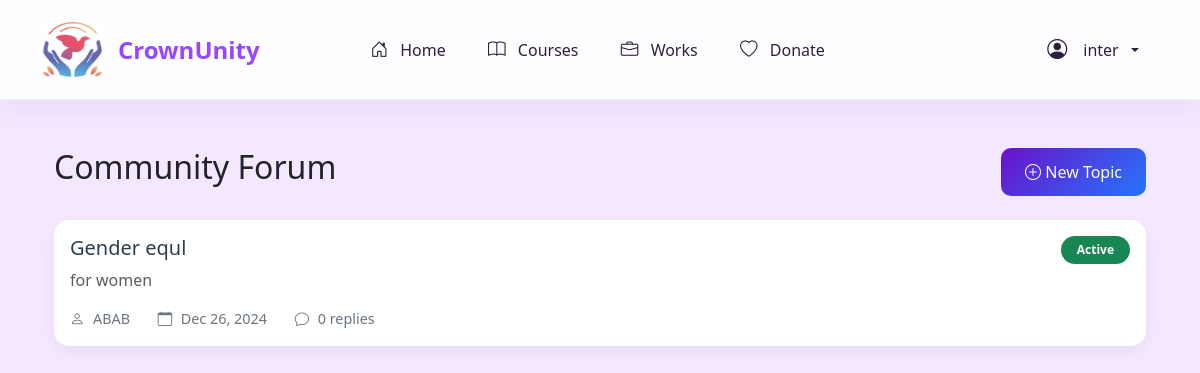
The page /forum/ (signed in) on the database its author committed.
### gender/models.py (models this page shows)
class User(AbstractUser):
    ROLES = (
        ('admin', 'Administrator'),
        ('user', 'User'),
        ('volunteer', 'Volunteer'),
        ('donor', 'Donor'),
    )
    phone = models.CharField(max_length=20, blank=True)
    role = models.CharField(max_length=10, choices=ROLES, default='user')
    registration_date = models.DateTimeField(default=timezone.now)

class ForumTopic(models.Model):
    author = models.ForeignKey(User, on_delete=models.CASCADE)
    title = models.CharField(max_length=200)
    content = models.TextField()
    creation_date = models.DateTimeField(auto_now_add=True)
    replies_count = models.IntegerField(default=0)

### gender/views.py (the view)
# urls.py: path('forum/', ForumListView.as_view(), name='forum_list'),
class ForumListView(LoginRequiredMixin, ListView):
    model = ForumTopic
    template_name = 'gender/forum_list.html'
    context_object_name = 'topics'
    def get_queryset(self):
        return ForumTopic.objects.all().order_by('-creation_date')

### gender/templates/gender/forum_list.html (shortened to what this page needs)
{% extends 'gender/base.html' %}
{% load django_bootstrap5 %}
{% block content %}
<div class="container mt-5">
    <div class="row mb-4">
        <div class="col-md-8">
            <h2>Community Forum</h2>
        </div>
        <div class="col-md-4 text-md-end">
            <a href="{% url 'forum_create' %}" class="btn btn-primary">
                <i class="bi bi-plus-circle"></i> New Topic
            </a>
        </div>
    </div>
    <div class="row">
        <div class="col-12">
            {% for topic in topics %}
            <div class="card forum-card mb-3">
                <div class="card-body">
                    <div class="d-flex justify-content-between align-items-start">
                        <div>
                            <h5 class="card-title">{{ topic.title }}</h5>
                            <p class="card-text text-muted">{{ topic.content|truncatewords:30 }}</p>
                            <div class="topic-meta">
                                <span class="author">
                                    <i class="bi bi-person"></i> {{ topic.author.username }}
                                </span>
                                <span class="date">
                                    <i class="bi bi-calendar"></i> {{ topic.creation_date|date:"M d, Y" }}
                                </span>
                                <span class="replies">
                                    <i class="bi bi-chat"></i> {{ topic.replies_count }} replies
                                </span>
                            </div>
                        </div>
                        <div class="topic-status">
                            <span class="badge bg-success">Active</span>
                        </div>
                    </div>
                </div>
            </div>
            {% endfor %}
        </div>
    </div>
</div>
{% endblock %}

### gender/templates/gender/base.html (shortened to what this page needs)
<!DOCTYPE html>
<html lang="en">
<head>
    {% load static %}
    {% load django_bootstrap5 %}
    {% bootstrap_css %}
    <link rel="stylesheet" href="https://cdn.jsdelivr.net/npm/bootstrap-icons@1.11.3/font/bootstrap-icons.min.css">
</head>
<body>
    <nav class="navbar navbar-expand-lg">
        <div class="container">
            <a class="navbar-brand" href="{% url 'landing' %}">
                <img style="height:55px;width: 60px;" src="{% static "gender/logo.jpg" %}" alt="">
                <p> </p>CrownUnity
            </a>
            <div class="collapse navbar-collapse" id="navbarNav">
                {% if user.is_authenticated %}
                <ul class="navbar-nav">
                    <li class="nav-item">
                        <a class="nav-link" href="{% url 'home' %}">
                            <i class="bi bi-house-door"></i> Home
                        </a>
                    </li>
                    <li class="nav-item">
                        <a class="nav-link {% if request.resolver_match.url_name == 'courses' %}active{% endif %}"
                           href="{% url 'courses' %}">
                            <i class="bi bi-book"></i> Courses
                        </a>
                    </li>
                    <li class="nav-item">
                        <a class="nav-link {% if request.resolver_match.url_name == 'work_list' %}active{% endif %}"
                           href="{% url 'work_list' %}">
                            <i class="bi bi-briefcase"></i> Works
                        </a>
                    </li>
                    <li class="nav-item">
                        <a class="nav-link" href="{% url 'donate' %}">
                            <i class="bi bi-heart"></i> Donate
                        </a>
                    </li>
                </ul>
                {% endif %}
                <div class="nav-auth-buttons">
                    {% if user.is_authenticated %}
                        <div class="nav-item dropdown profile-dropdown">
                            <a class="nav-link dropdown-toggle" href="#" id="navbarDropdown" role="button" data-bs-toggle="dropdown" aria-expanded="false">
                                <i class="bi bi-person-circle fs-5"></i>
                                <span>{{ user.username }}</span>
                            </a>
                        </div>
                    {% endif %}
                </div>
            </div>
        </div>
    </nav>
    <div class="container mt-4">
        {% block content %}{% endblock %}
    </div>
</body>
</html>

### gender/templates/gender/base.html (style rules this page uses)
:root { --primary-purple: #9747FF; --secondary-purple: #B07CFF; --light-purple: #F3E8FF; --accent-pink: #FF69B4; --text-dark: #2D1F3F; }
body { font-family: 'Segoe UI', system-ui, -apple-system, sans-serif; background-color: var(--light-purple); min-height: 100vh; top: 0 !important; }
.navbar { background: rgba(255, 255, 255, 0.9) !important; backdrop-filter: blur(10px); box-shadow: 0 4px 30px rgba(151, 71, 255, 0.1); border-bottom: 1px solid rgba(151, 71, 255, 0.1); padding: 1.5rem 0; transition: all 0.3s ease; position: relative; z-index: 1000; height: 100px; }
.navbar-brand { font-weight: 700; font-size: 1.5rem; color: var(--primary-purple) !important; display: flex; align-items: center; gap: 0.5rem; transition: all 0.3s ease; }
.nav-link { color: var(--text-dark) !important; font-weight: 500; padding: 0.5rem 1rem; border-radius: 10px; transition: all 0.3s ease; margin: 0 0.2rem; }
.nav-link i { margin-right: 0.5rem; font-size: 1.1rem; }
.nav-auth-buttons { margin-left: auto; display: flex; align-items: center; gap: 10px; position: relative; }
.profile-dropdown { position: relative; }
.profile-dropdown .nav-link { display: flex; align-items: center; gap: 0.5rem; padding: 0.5rem 1rem; border-radius: 50px; transition: all 0.3s ease; }
.navbar-nav { margin: 0 auto; display: flex; gap: 20px; }
.nav-item { display: flex; align-items: center; }
.navbar-brand { animation: fadeIn 0.5s ease-out; }
.nav-link { animation: slideIn 0.5s ease-out; animation-fill-mode: both; }
.nav-item:nth-child(1) .nav-link { animation-delay: 0.1s; }
.nav-item:nth-child(2) .nav-link { animation-delay: 0.2s; }
.nav-item:nth-child(3) .nav-link { animation-delay: 0.3s; }
.nav-item:nth-child(4) .nav-link { animation-delay: 0.4s; }

### gender/templates/gender/forum_list.html (style rules this page uses)
.forum-card { border-radius: 15px; border: none; box-shadow: 0 5px 15px rgba(0,0,0,0.05); transition: transform 0.3s ease; }
.card-title { color: #2c3e50; margin-bottom: 0.5rem; }
.topic-meta { margin-top: 1rem; font-size: 0.9rem; }
.topic-meta span { margin-right: 1.5rem; color: #6c757d; }
.topic-meta i { margin-right: 0.3rem; }
.topic-status .badge { padding: 0.5rem 1rem; border-radius: 20px; }
.btn-primary { background: linear-gradient(135deg, #6a11cb, #2575fc); border: none; padding: 0.75rem 1.5rem; border-radius: 10px; font-weight: 500; transition: all 0.3s ease; }

### rows shown on the page
User: username "inter"
ForumTopic: title "Gender equl", content "for women", author.username "ABAB", creation_date "Dec 26, 2024", replies_count "0"
